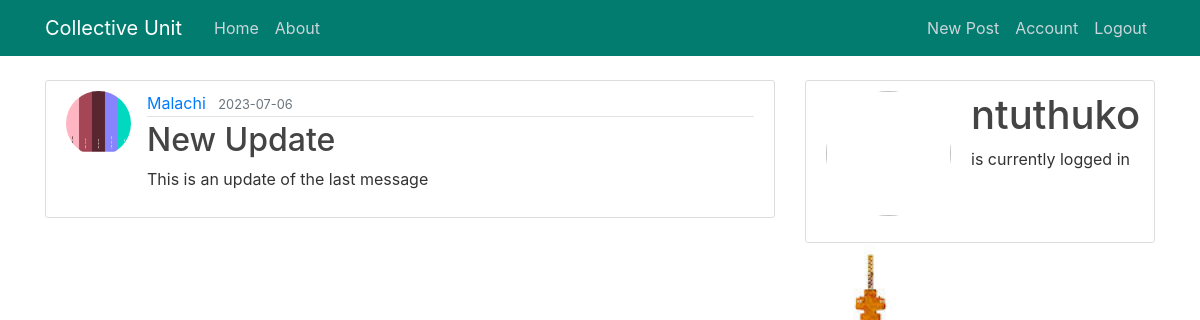
The app's page /post/24 (signed in) with its own data.
### application/models.py (models this page shows, shortened)
class User(db.Model, UserMixin):
    id = db.Column(db.Integer, primary_key=True)
    username = db.Column(db.String(20), nullable=False, unique=True)
    email = db.Column(db.String(120), nullable=False, unique=True)
    image_file = db.Column(db.String(20), nullable=False,
                           default='default.jpg')
    password = db.Column(db.String(60), nullable=False)
    posts = db.relationship('Post', backref='author', lazy=True)

class Post(db.Model):
    id = db.Column(db.Integer, primary_key=True)
    title = db.Column(db.String(100), nullable=False)
    content = db.Column(db.Text, nullable=False)
    date_posted = db.Column(db.DateTime, nullable=False,
                            default=datetime.utcnow)
    user_id = db.Column(db.Integer, db.ForeignKey('user.id'), nullable=False)

### application/routes.py (the view)
@app.route('/post/<int:post_id>')
@login_required
def post(post_id):
    post = Post.query.get_or_404(post_id)
    return render_template('post.html', title=post.title, post=post)

### application/models.py (called while the page is built)
@login_manager.user_loader
def load_user(user_id):
    return User.query.get(int(user_id))

### application/templates/post.html (shortened to what this page needs)
{% extends "layout.html" %}
{% block content %}
  <article class="media content-section">
    <img class="rounded-circle article-img" src="{{ url_for('static', filename='pics/' + post.author.image_file) }}">
    <div class="media-body">
      <div class="article-metadata">
        <a class="mr-2" href="#">{{ post.author.username }}</a>
        <small class="text-muted">{{ post.date_posted.strftime('%Y-%m-%d') }}</small>
      </div>
      <h2 class="article-title">{{ post.title }}</h2>
      <p class="article-content">{{ post.content }}</p>
    </div>
  </article>
{% endblock content %}

### application/templates/layout.html (shortened to what this page needs)
<!DOCTYPE html>
<html>
<head>
    <link rel="stylesheet" href="https://maxcdn.bootstrapcdn.com/bootstrap/4.0.0/css/bootstrap.min.css">
    <link rel="stylesheet" type="text/css" href="{{ url_for('static', filename='main.css') }}">
</head>
<body>
    <header class="site-header">
      <nav class="navbar navbar-expand-md navbar-dark bg-steel fixed-top">
        <div class="container">
          <a class="navbar-brand mr-4" href="/">Collective Unit</a>
          <div class="collapse navbar-collapse" id="navbarToggle">
            <div class="navbar-nav mr-auto">
              <a class="nav-item nav-link" href="{{ url_for('home') }}">Home</a>
              <a class="nav-item nav-link" href="{{ url_for('about') }}">About</a>
            </div>
            <div class="navbar-nav">
              {% if current_user.is_authenticated %}
              <a class="nav-item nav-link" href="{{ url_for('new_post') }}">New Post</a>
              <a class="nav-item nav-link" href="{{ url_for('account') }}">Account</a>
              <a class="nav-item nav-link" href="{{ url_for('logout') }}">Logout</a>
              {% else %}
              <a class="nav-item nav-link" href="{{ url_for('login') }}">Login</a>
              <a class="nav-item nav-link" href="{{ url_for('register') }}">Register</a>
              {% endif %}
            </div>
          </div>
        </div>
      </nav>
    </header>
    <main role="main" class="container">
      <div class="row">
        <div class="col-md-8">
          {% block content %}{% endblock %}
        </div>
        {% if current_user.is_authenticated %}
        <div class="col-md-4">
          <div class="content-section">
            <div class="media">
                <img class="rounded-circle account-img" src="{{ image_file }}">
                <div>
                    <h2 class="account-heading">{{ current_user.username }}</h2>
                    <p>is currently logged in</p>
                </div>
              </div>
          </div>
        </div>
        {% endif %}
      </div>
    </main>
</body>
</html>

### application/static/main.css (style rules this page uses)
body { background-image: url("../static/bg-pic/1.jpg"); background-size: 100%; background-repeat: no-repeat; color: #333333; margin-top: 5rem; line-height: 1.5; text-align: left; }
h1, h2, h3, h4, h5, h6 { color: #444444; }
.bg-steel { background-color: #027c6e; }
.site-header .navbar-nav .nav-link { color: #cbd5db; }
.content-section { background: #ffffff; padding: 10px 20px; border: 1px solid #dddddd; border-radius: 3px; margin-bottom: 20px; }
.article-title { color: #444444; }
.article-content { white-space: pre-line; }
.article-img { height: 65px; width: 65px; margin-right: 16px; }
.article-metadata { padding-bottom: 1px; margin-bottom: 4px; border-bottom: 1px solid #e3e3e3 }
.account-img { height: 125px; width: 125px; margin-right: 20px; margin-bottom: 16px; }
.account-heading { font-size: 2.5rem; }

### records on screen
User: image_file (picture), author.username "Malachi"
Post: date_posted "2023-07-06", title "New Update", content "This is an update of the last message"
User: username "ntuthuko"
